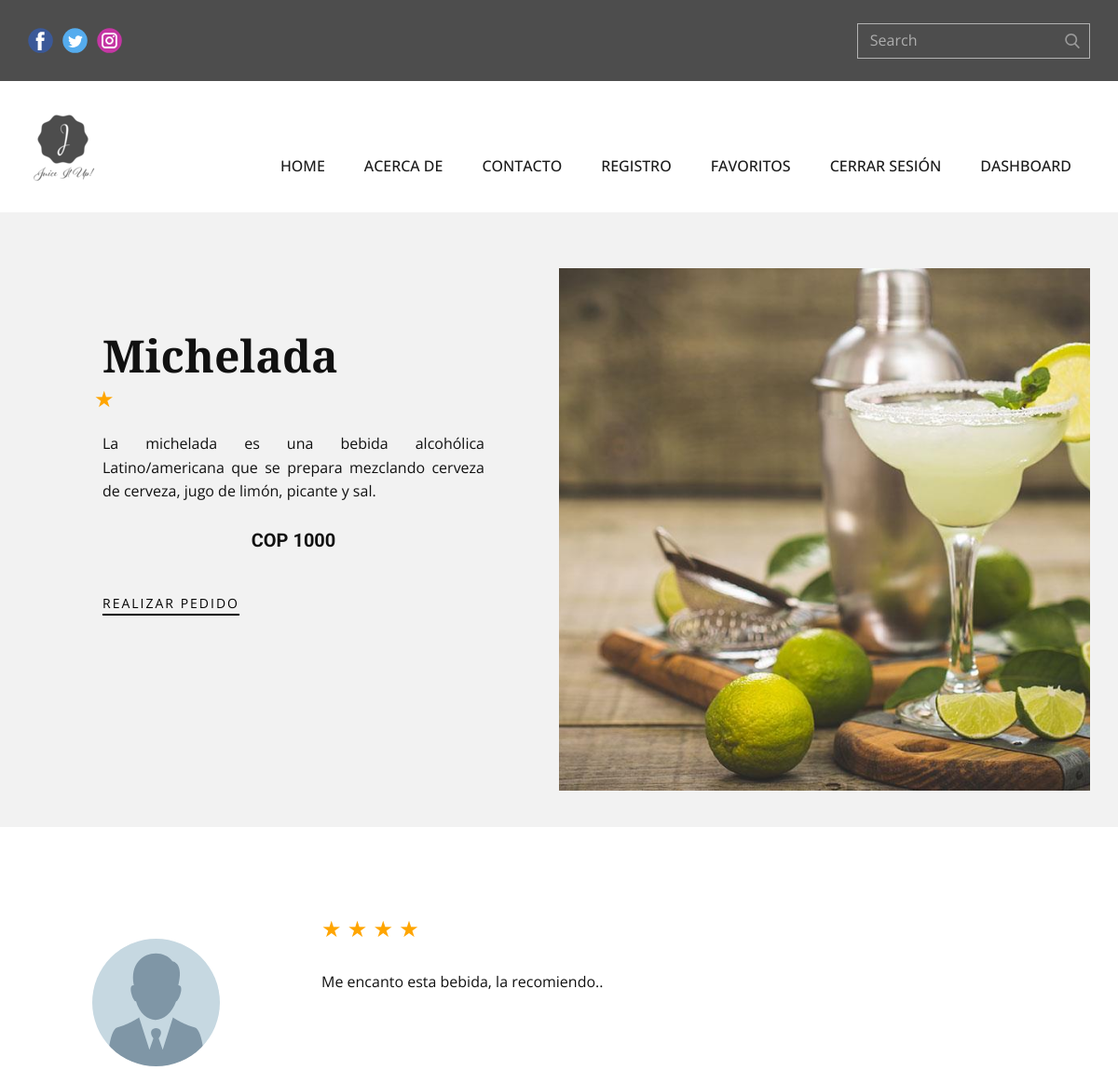
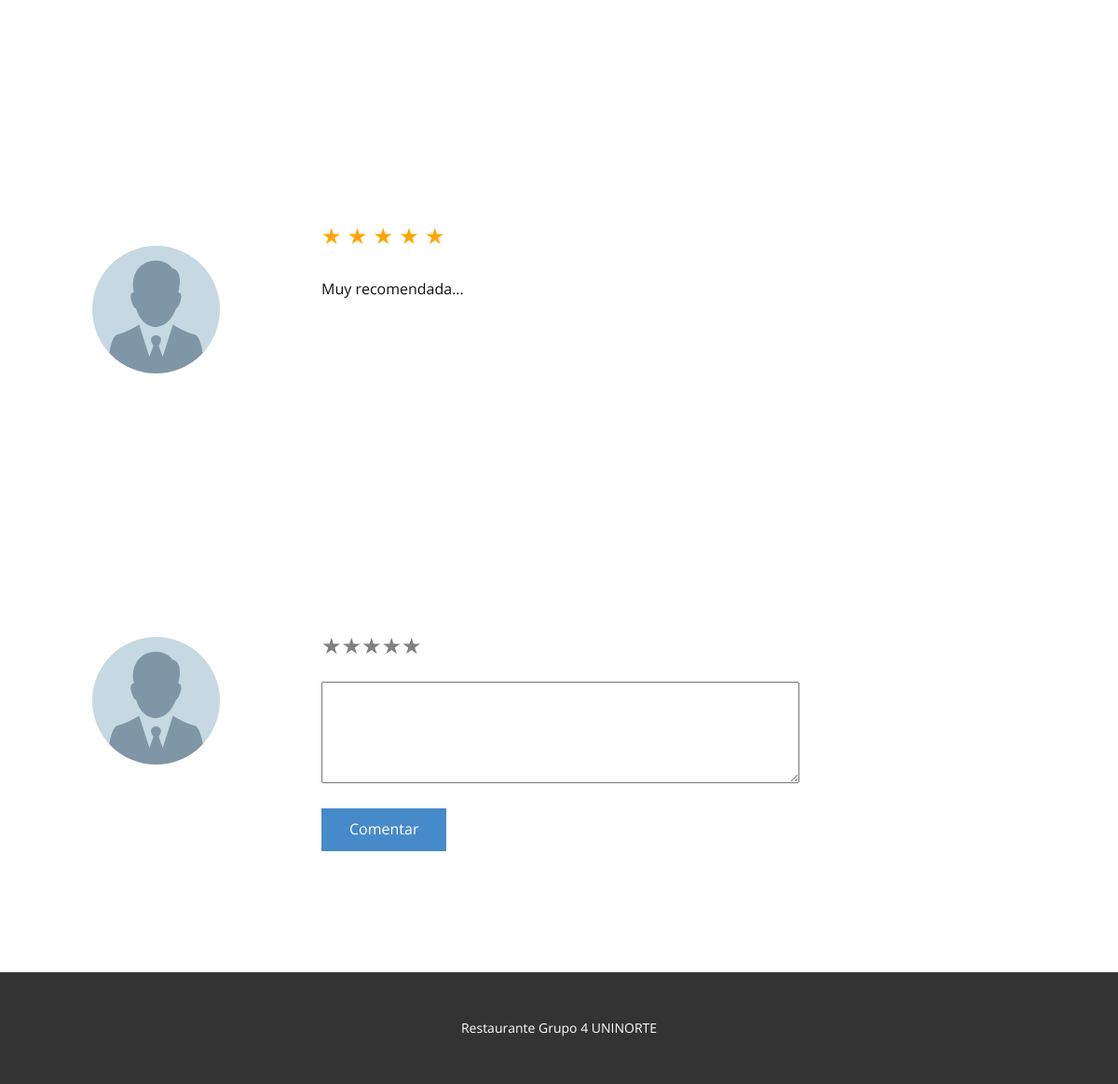
The page /detalle_plato/2/ (signed in) on the database its author committed (2 pictures, top to bottom).
### tables this page shows
CREATE TABLE bebidas (id INTEGER PRIMARY KEY NOT NULL, nombreBebida VARCHAR NOT NULL, descripcion TEXT NOT NULL, precio INTEGER NOT NULL, estado BOOLEAN DEFAULT (1), created_by DATE, updated_by DATE, urlField VARCHAR);

CREATE TABLE comentarios (id INTEGER PRIMARY KEY AUTOINCREMENT NOT NULL, bebidas_id INTEGER REFERENCES bebidas (id) ON DELETE CASCADE, usuario_id INTEGER REFERENCES usuarios (id) ON DELETE NO ACTION, mensaje TEXT, estado BOOLEAN DEFAULT (False), created_by DATE, update_by DATE, califi INTEGER);

### app.py (the view, shortened to what this page needs)
@app.route('/detalle_plato/<int:id>/', methods=["GET", "POST"])
def detalle_plato(id):
    if session:
        row = bebida_controller.get_bebida(id)
        rowCal = bebida_controller.get_calificaciones(id)
        total = 0
        num_registro = 0
        for r in rowCal:
            total += r[0]
            num_registro += 1
        if num_registro > 0:
            promedio = total/num_registro
        else:
            promedio = 0
        comentario = bebida_controller.get_comentarios()
        return render_template('detalle_plato.html', row = row, estrella = promedio, comentario = comentario)
    return redirect(url_for("login"))

### bebida_controller.py (called while the page is built)
def get_bebida(id):
    db = sqlconnection()
    db.row_factory=sqlite3.Row
    cur = db.cursor()
    statement = "SELECT * FROM bebidas WHERE id = ?;"
    cur.execute(statement, [id])
    row = cur.fetchall()
    return row

def get_calificaciones(bebida_id):
    db = sqlconnection()
    db.row_factory=sqlite3.Row
    cur = db.cursor()
    statement = "SELECT calificacion FROM calificaciones WHERE bebida_id = ?;"
    cur.execute(statement, [bebida_id])
    row = cur.fetchall()
    return row

def get_comentarios():
    db = sqlconnection()
    db.row_factory=sqlite3.Row
    cur = db.cursor()
    statement = "SELECT * FROM comentarios;"
    cur.execute(statement)
    row = cur.fetchall()
    return row

### db.py (called while the page is built)
def sqlconnection():
    conn = sqlite3.connect(database)
    return conn

### templates/detalle_plato.html (shortened to what this page needs)
{% extends "index.html" %}
{% block style %}
    <link rel="stylesheet" href="{{ url_for('static', filename='style/detalle_plato.css') }}" media="screen">
{% endblock style %}
{% block content %}
{% for r in row %}
    <section class="u-clearfix u-grey-5 u-section-1" id="sec-14a6">
      <div class="u-clearfix u-sheet u-sheet-1">
        <div class="u-clearfix u-expanded-width u-gutter-0 u-layout-spacing-top u-layout-wrap u-layout-wrap-1">
          <div class="u-layout">
            <div class="u-layout-row">
              <div class="u-align-left u-container-style u-layout-cell u-right-cell u-shape-rectangle u-size-30 u-layout-cell-1">
                <div class="u-container-layout u-valign-top-xs u-container-layout-1">
                  <h2 class="u-custom-font u-font-playfair-display u-text u-text-1">{{ r ["nombreBebida"] }}</h2>
                      {% if estrella <= 1 %}
                      <label style="color:orange;">★</label>
                      {% elif estrella > 1 and estrella <= 2 %}
                      <label style="color:orange;">★ ★</label>
                      {% elif estrella > 2 and estrella <= 3 %}
                      <label style="color:orange;">★ ★ ★</label>
                      {% elif estrella > 3 and estrella <= 4 %}
                      <label style="color:orange;">★ ★ ★ ★</label>
                      {% elif estrella > 4 and estrella <= 5 %}
                      <label style="color:orange;">★ ★ ★ ★ ★</label>
                      {% endif %}
                  <p class="u-text u-text-2" style="text-align:justify;">
                    {{ r ["descripcion"] }}
                  </p>
                  <h5 class="u-align-center u-text u-text-3">COP {{ r ["precio"] }}</h5>
                  <a href="{{ url_for('compra') }}" class="u-active-none u-align-left u-border-2 u-border-black u-btn u-btn-rectangle u-button-style u-hover-none u-none u-btn-1">REALIZAR PEDIDO</a>
                </div>
              </div>
              <div class="u-align-left u-container-style u-image u-layout-cell u-left-cell u-size-30 u-image-1" data-image-width="1200" data-image-height="650">
                <div class="u-container-layout" src=""></div>
              </div>
            </div>
          </div>
        </div>
      </div>
    </section>
    <section class="u-clearfix u-section-2" id="sec-ca17">
      <div class="u-clearfix u-sheet u-sheet-1">
        <div class="u-clearfix u-expanded-width u-gutter-0 u-layout-wrap u-layout-wrap-1">
          <div class="u-layout">
            <div class="u-layout-row">
            {% for c in comentario %}
              <div class="u-align-center u-container-style u-layout-cell u-left-cell u-size-15 u-layout-cell-1">
                <div class="u-container-layout u-container-layout-1">
                  <div alt="" class="u-image u-image-circle u-image-1" src="" data-image-width="100" data-image-height="100"></div>
                </div>
              </div>
              <div class="u-align-left u-container-style u-layout-cell u-right-cell u-size-45 u-layout-cell-2">
                <div class="u-container-layout u-valign-top-xs u-container-layout-2">
                    {% if c["califi"] <= 1 %}
                      <label style="color:orange;">★</label>
                      {% elif c["califi"] > 1 and c["califi"] <= 2 %}
                      <label style="color:orange;">★ ★</label>
                      {% elif c["califi"] > 2 and c["califi"] <= 3 %}
                      <label style="color:orange;">★ ★ ★</label>
                      {% elif c["califi"] > 3 and c["califi"] <= 4 %}
                      <label style="color:orange;">★ ★ ★ ★</label>
                      {% elif c["califi"] > 4 and c["califi"] <= 5 %}
                      <label style="color:orange;">★ ★ ★ ★ ★</label>
                    {% endif %}
                  <p class="u-text u-text-2">{{c["mensaje"]}}</p>
                </div>
              </div>
            {% endfor %}
          </div>
            <div class="u-layout-row">
              <div class="u-align-center u-container-style u-layout-cell u-left-cell u-size-15 u-layout-cell-1">
                <div class="u-container-layout u-container-layout-1">
                  <div alt="" class="u-image u-image-circle u-image-1" src="" data-image-width="256" data-image-height="256"></div>
                </div>
              </div>
              <div class="u-align-left u-container-style u-layout-cell u-right-cell u-size-45 u-layout-cell-2">
                <div class="u-container-layout u-valign-top-xs u-container-layout-2">
                  <form method="POST" action="{{ url_for('detalle_plato', id=r['id']) }}">
                  <p class="clasificacion">
                    <label for="radio1">★</label><label for="radio2">★</label><label for="radio3">★</label><label for="radio4">★</label><label for="radio5">★</label>
                  </p>
                  <textarea cols="60" rows="4" name="mensaje"></textarea>
                  <button type="submit" class="u-btn u-button-style u-btn-1">Comentar</button>
                </div>
              </div>
            </div>
          </div>
        </div>
      </div>
    </section>
    {% endfor %}
{% endblock content %}

### static/style/detalle_plato.css (style rules this page uses)
.u-section-1 { background-image: none; }
.u-section-1 .u-sheet-1 { min-height: 660px; }
.u-section-1 .u-layout-wrap-1 { margin: 60px auto 23px; }
.u-section-1 .u-layout-cell-1 { min-height: 561px; }
.u-section-1 .u-container-layout-1 { padding: 30px 71px; }
.u-section-1 .u-text-1 { font-size: 3rem; font-weight: 700; margin: 38px 9px 0; }
.u-section-1 .u-text-2 { margin: 17px 9px 0; }
.u-section-1 .u-text-3 { font-weight: 700; margin: 27px 9px 0; }
.u-section-1 .u-btn-1 { background-image: none; border-style: none none solid; text-transform: uppercase; letter-spacing: 2px; font-size: 0.875rem; margin: 45px auto 0 9px; padding: 0; }
.u-section-1 .u-image-1 { min-height: 540px; background-image: url("../images/margarita.jpg"); background-position: 50% 50%; }
label { color:grey; font-size: x-large; }
.clasificacion { direction: rtl; unicode-bidi: bidi-override; }
.u-section-2 .u-sheet-1 { min-height: 480px; }
.u-section-2 .u-layout-wrap-1 { margin: 60px auto 0 0; }
.u-section-2 .u-layout-cell-1 { min-height: 420px; }
.u-section-2 .u-container-layout-1 { padding: 30px; }
.u-section-2 .u-image-1 { width: 137px; height: 137px; background-position: 50% 50%; margin: 30px auto 0 39px; }
.u-section-2 .u-layout-cell-2 { min-height: 420px; }
.u-section-2 .u-container-layout-2 { padding: 30px; }
.u-section-2 .u-text-2 { margin: 26px 0 0; }
.u-section-2 .u-btn-1 { margin: 20px 0 0; }

### rows shown on the page
bebidas: nombreBebida "Michelada", descripcion "La michelada es una bebida alcohólica Latino/americana que se prepara mezclando cerveza de cerveza, jugo de limón, picante y sal.", precio "1000"
comentarios: mensaje "Me encanto esta bebida, la recomiendo.."
comentarios: mensaje "Muy recomendada..."
